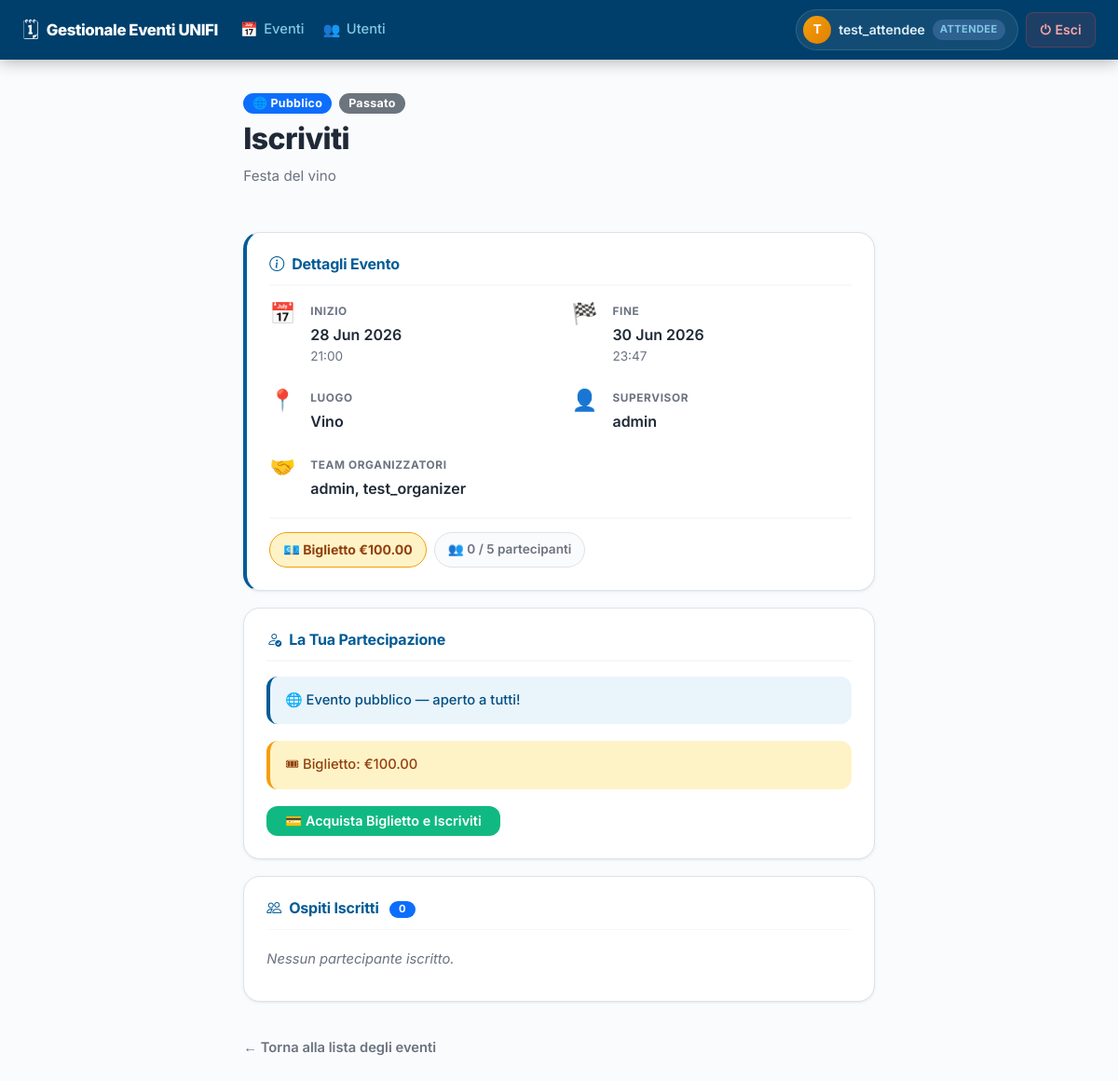
/6/ (signed in), run on an earlier commit of the app's database.
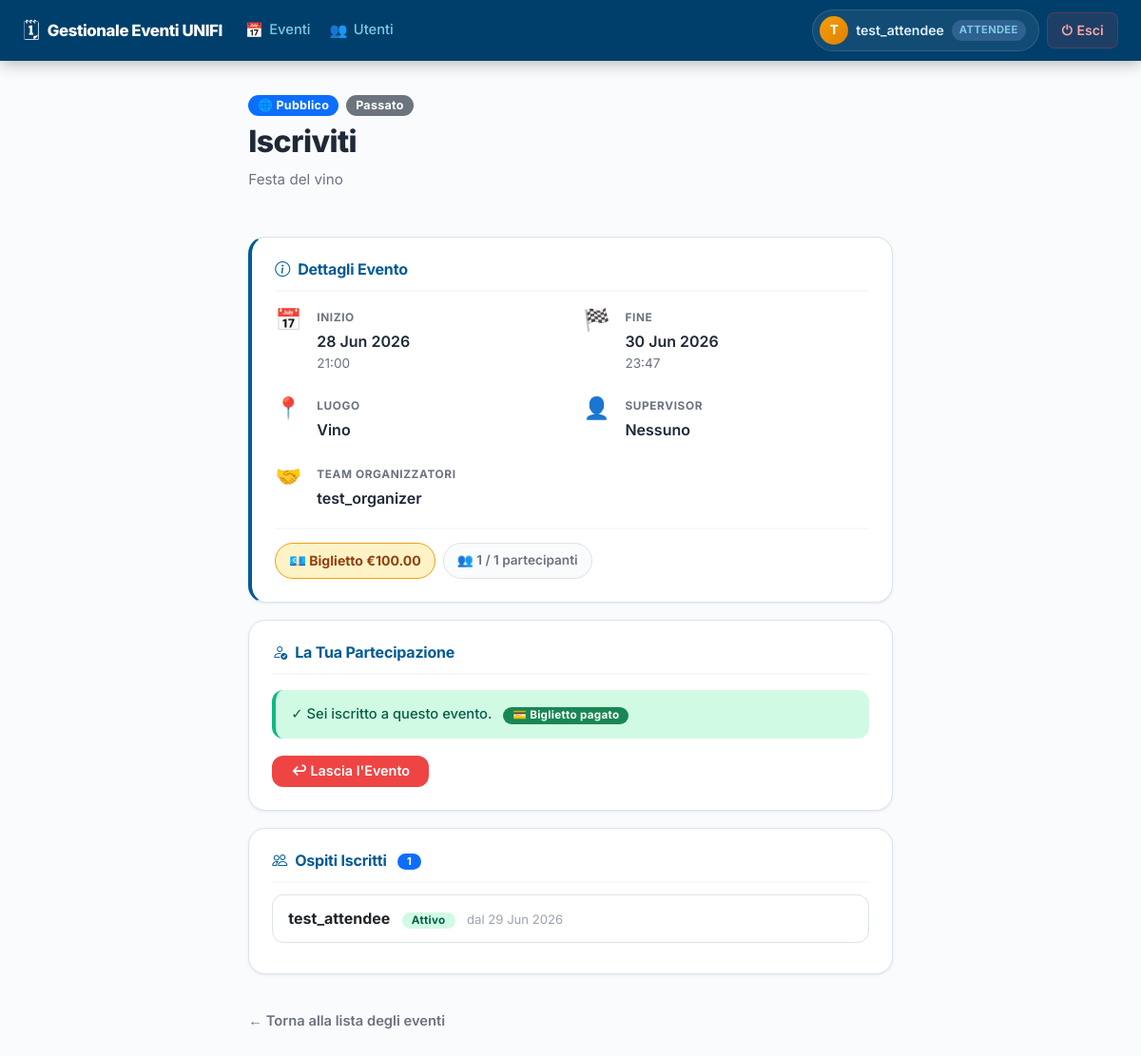
And on a later commit of the database.
### events/models.py (models this page shows, shortened)
class Event(models.Model):
    TIPO_CHOICES = [
        ('PUBLIC', 'Pubblico'),
        ('PRIVATE', 'Privato'),
    ]
    tipo = models.CharField(max_length=10, choices=TIPO_CHOICES, default='PUBLIC')
    title = models.CharField(max_length=200)
    description = models.TextField()
    date_time_start = models.DateTimeField(default=datetime.now())
    date_time_end = models.DateTimeField(default= datetime(2026, 6, 30, 23, 47, 15))
    location = models.CharField(max_length=200)
    supervisor = models.ForeignKey(
        settings.AUTH_USER_MODEL,
        on_delete=models.SET_NULL,
        null=True,
        related_name='supervised_events'
    )
    organizers = models.ManyToManyField(
        settings.AUTH_USER_MODEL,
        related_name='organized_events'
    )
    stato = models.IntegerField(default=0)
    @property
    def stato_evento(self):
        now = timezone.now()
        if self.date_time_start > now:
            return 'PROGRAMMATO'
        if self.date_time_end < now:
            return 'PASSATO'
        return 'IN_CORSO'

class PublicEvent(Event):
    ticket_price = models.DecimalField(
        max_digits=8,
        decimal_places=2,
        default=0
    )
    public_visibility = models.BooleanField(
        default=True
    )
    registration_required = models.BooleanField(
        default=True
    )
    max_participants = models.PositiveIntegerField(
        null=True,
        blank=True,
        help_text="Numero massimo di partecipanti (lasciare vuoto per illimitato)"
    )

class Registration(models.Model):
    STATO_CHOICES = [
        ('ATTIVO', 'Iscritto'),
        ('USCITO', 'Ha lasciato l\'evento'),
    ]
    user = models.ForeignKey(settings.AUTH_USER_MODEL, on_delete=models.CASCADE)
    event = models.ForeignKey(Event, on_delete=models.CASCADE)
    arrival_time = models.DateTimeField(null=True, blank=True)
    registration_date = models.DateTimeField(auto_now_add=True)
    stato = models.CharField(max_length=10, choices=STATO_CHOICES, default='ATTIVO')
    payment_status = models.CharField(
    max_length=20,
    choices=[
        ('PENDING', 'In attesa'), #Ovviamente non viene poi veramente gestito il pagamento dato
        ('PAID', 'Pagato'),
        ('REFUNDED', 'Rimborsato'),
    ],
    default='PENDING'
)

### users/models.py (models this page shows, shortened)
class CustomUser(AbstractUser):
    RUOLO_CHOICES = [
        ('ORGANIZER', 'Organizzatore'),
        ('ATTENDEE', 'Partecipante'),
    ]
    ruolo = models.CharField(max_length=20, choices=RUOLO_CHOICES, default='ATTENDEE')
    telefono = models.CharField(max_length=15, blank=True, null=True)
    organizer_attivo = models.BooleanField(default=True)

### events/views.py (the view, shortened to what this page needs)
# urls.py: path('<int:pk>/', EventDetailView.as_view(), name='dettaglio_evento'),
class EventDetailView(LoginRequiredMixin, UserPassesTestMixin, DetailView):
    model = Event
    template_name = 'events/dettaglio_evento.html'
    context_object_name = 'evento'
    def test_func(self):
        user = self.request.user
        if user.ruolo == 'ORGANIZER' or user.is_superuser:
            return True
        event = self.get_object()
        try:
            if event.publicevent.public_visibility:
                return True
        except PublicEvent.DoesNotExist:
            pass
        has_registration = Registration.objects.filter(user=user, event=event).exists()
        has_invitation = Invitation.objects.filter(invitee=user, event=event, rifiutato=False).exists()
        return has_registration or has_invitation
    def _context_per_attendee(self, event, user):
        try:
            mio_invito = Invitation.objects.get(invitee=user, event=event, rifiutato=False)
        except Invitation.DoesNotExist:
            mio_invito = None
        try:
            mia_registrazione = Registration.objects.get(user=user, event=event, stato='ATTIVO')
        except Registration.DoesNotExist:
            mia_registrazione = None
        return {
            'mio_invito': mio_invito,
            'mia_registrazione': mia_registrazione,
        }
    def get_context_data(self, **kwargs):
        context = super().get_context_data(**kwargs)
        event = self.get_object()
        user = self.request.user
        is_supervisor = (user == event.supervisor) or user.is_superuser
        context['is_supervisor'] = is_supervisor
        context['partecipanti'] = Registration.objects.filter(
            event=event, stato='ATTIVO'
        ).select_related('user')
        context['usciti'] = Registration.objects.filter(
            event=event, stato='USCITO'
        ).select_related('user')
        try:
            context['public_event'] = event.publicevent
            context['private_event'] = None
            context['modifica_url'] = reverse('modifica_evento_pubblico', kwargs={'pk': event.pk})
        except PublicEvent.DoesNotExist:
            context['public_event'] = None
            try:
                context['private_event'] = event.eventoprivato
                context['modifica_url'] = reverse('modifica_evento_privato', kwargs={'pk': event.pk})
            except EventoPrivato.DoesNotExist:
                context['private_event'] = None
                context['modifica_url'] = None
        if user.ruolo == 'ORGANIZER' or user.is_superuser:
            context['user_is_joined'] = (
                user == event.supervisor or event.organizers.filter(id=user.id).exists()
            )
            context.update(self._context_per_organizer(event, is_supervisor))
        else:
            context['user_is_joined'] = Registration.objects.filter(
                user=user, event=event, stato='ATTIVO'
            ).exists()
            context.update(self._context_per_attendee(event, user))
        return context

### events/templates/events/dettaglio_evento.html (shortened to what the changed rows need)
{% extends 'events/base.html' %}
{% load static %}
{% block content %}
<div class="container">
    <div class="row justify-content-center">
        <div class="col-12 col-lg-9 col-xl-8">
            <div class="page-header">
                <div>
                    <div class="d-flex align-items-center gap-2 mb-2 flex-wrap">
                        {% if evento.tipo == 'PUBLIC' %}
                        <span class="badge bg-primary" style="font-size:.78em; padding:5px 10px;">🌐 Pubblico</span>
                        {% else %}
                        <span class="badge" style="background:var(--color-gold);color:#fff;font-size:.78em;padding:5px 10px;">🔒 Privato</span>
                        {% endif %}
                        {% if evento.stato_evento == 'PROGRAMMATO' %}
                        <span class="badge" style="background:var(--color-primary-light);color:var(--color-primary);font-size:.78em;padding:5px 10px;">📅 Programmato</span>
                        {% elif evento.stato_evento == 'IN_CORSO' %}
                        <span class="badge bg-success" style="font-size:.78em;padding:5px 10px;">🟢 In corso</span>
                        {% else %}
                        <span class="badge bg-secondary" style="font-size:.78em;padding:5px 10px;">Passato</span>
                        {% endif %}
                    </div>
                    <h1 class="page-title">{{ evento.title }}</h1>
                    <p class="page-subtitle">{{ evento.description }}</p>
                </div>
            </div>
            {% if evento.tipo == 'PUBLIC' %}
            <div class="card" style="border-left:4px solid var(--color-primary);">
            {% else %}
            <div class="card" style="border-left:4px solid var(--color-gold);">
            {% endif %}
                <div class="row g-4">
                    <div class="col-12 col-sm-6">
                        <div class="d-flex gap-3 align-items-start">
                            <div>
                                <div style="font-size:.74rem;font-weight:700;color:var(--text-secondary);text-transform:uppercase;letter-spacing:.6px;margin-bottom:3px;">Inizio</div>
                                <div style="font-weight:600;color:var(--text-primary);">{{ evento.date_time_start|date:"d M Y" }}</div>
                                <div style="font-size:.85rem;color:var(--text-secondary);">{{ evento.date_time_start|date:"H:i" }}</div>
                            </div>
                        </div>
                    </div>
                    <div class="col-12 col-sm-6">
                        <div class="d-flex gap-3 align-items-start">
                            <div>
                                <div style="font-size:.74rem;font-weight:700;color:var(--text-secondary);text-transform:uppercase;letter-spacing:.6px;margin-bottom:3px;">Fine</div>
                                <div style="font-weight:600;color:var(--text-primary);">{{ evento.date_time_end|date:"d M Y" }}</div>
                                <div style="font-size:.85rem;color:var(--text-secondary);">{{ evento.date_time_end|date:"H:i" }}</div>
                            </div>
                        </div>
                    </div>
                    <div class="col-12 col-sm-6">
                        <div class="d-flex gap-3 align-items-start">
                            <div>
                                <div style="font-size:.74rem;font-weight:700;color:var(--text-secondary);text-transform:uppercase;letter-spacing:.6px;margin-bottom:3px;">Luogo</div>
                                {% if private_event and private_event.secret_location and request.user.ruolo == 'ATTENDEE' and not mia_registrazione %}
                                <div style="color:var(--text-muted);font-style:italic;">🔒 Rivelato dopo l'iscrizione</div>
                                {% else %}
                                <div style="font-weight:600;color:var(--text-primary);">{{ evento.location }}</div>
                                {% endif %}
                            </div>
                        </div>
                    </div>
                    <div class="col-12 col-sm-6">
                        <div class="d-flex gap-3 align-items-start">
                            <div>
                                <div style="font-size:.74rem;font-weight:700;color:var(--text-secondary);text-transform:uppercase;letter-spacing:.6px;margin-bottom:3px;">Supervisor</div>
                                <div style="font-weight:600;color:var(--text-primary);">
                                    {% if evento.supervisor %}{{ evento.supervisor.username }}{% else %}Nessuno{% endif %}
                                </div>
                            </div>
                        </div>
                    </div>
                    <div class="col-12">
                        <div class="d-flex gap-3 align-items-start">
                            <div>
                                <div style="font-size:.74rem;font-weight:700;color:var(--text-secondary);text-transform:uppercase;letter-spacing:.6px;margin-bottom:3px;">Team Organizzatori</div>
                                <div style="font-weight:600;color:var(--text-primary);">
                                    {% for org in evento.organizers.all %}{{ org.username }}{% if not forloop.last %}, {% endif %}{% empty %}<span style="font-style:italic;color:var(--text-muted);">Nessuno</span>{% endfor %}
                                </div>
                            </div>
                        </div>
                    </div>
                </div>
                {% if public_event %}
                <div class="d-flex flex-wrap gap-2 align-items-center">
                    {% if public_event.ticket_price > 0 %}
                    <span style="background:var(--color-gold-light);color:#92400E;font-weight:700;font-size:.88rem;padding:7px 14px;border-radius:999px;border:1px solid var(--color-gold);">
                        💶 Biglietto €{{ public_event.ticket_price }}
                    </span>
                    {% else %}
                    <span style="background:var(--color-success-light);color:#065F46;font-weight:700;font-size:.88rem;padding:7px 14px;border-radius:999px;border:1px solid var(--color-success);">
                        ✓ Ingresso Gratuito
                    </span>
                    {% endif %}
                    {% if public_event.max_participants %}
                    <span style="background:var(--bg-body);color:var(--text-secondary);font-weight:600;font-size:.85rem;padding:7px 14px;border-radius:999px;border:1px solid var(--border-color);">
                        👥 {{ partecipanti|length }} / {{ public_event.max_participants }} partecipanti
                    </span>
                    {% endif %}
                </div>
                {% endif %}
            </div>
            <div class="card">
                <div class="d-flex flex-column gap-2">
                    {% if request.user.ruolo == 'ATTENDEE' %}
                    {% if mia_registrazione %}
                    <div class="info-box info-box-success">
                        ✓ Sei iscritto a questo evento.
                        {% if mia_registrazione.payment_status == 'PAID' and public_event and public_event.ticket_price > 0 %}
                        <span class="badge bg-success ms-2">💳 Biglietto pagato</span>
                        {% endif %}
                    </div>
                    <form action="{% url 'lascia_evento' evento.pk %}" method="post">
                        <button type="submit" class="btn btn-danger">↩ Lascia l'Evento</button>
                    </form>
                    {% elif public_event and public_event.public_visibility %}
                    <div class="info-box info-box-info">🌐 Evento pubblico — aperto a tutti!</div>
                    {% if public_event.ticket_price > 0 %}
                    <div class="info-box info-box-warning">🎟 Biglietto: €{{ public_event.ticket_price }}</div>
                    {% endif %}
                    <form action="{% url 'unisciti_evento' evento.pk %}" method="post">
                        {% if public_event.ticket_price > 0 %}
                        <button type="submit" class="btn btn-success">💳 Acquista Biglietto e Iscriviti</button>
                        {% else %}
                        <button type="submit" class="btn btn-success">✓ Iscriviti Gratuitamente</button>
                        {% endif %}
                    </form>
                    {% else %}
                    <div class="info-box info-box-warning">⚠ Non hai un invito attivo per questo evento.</div>
                    {% endif %}
                    {% endif %}
                </div>
            </div>
            <div class="card">
                <h3 class="section-title mt-0" style="color:var(--color-primary);">
                    <i class="bi bi-people me-2"></i>Ospiti Iscritti
                    <span class="badge bg-primary ms-2" style="font-size:.7em;vertical-align:middle;">{{ partecipanti|length }}</span>
                </h3>
                <ul class="list-unstyled m-0">
                    {% for reg in partecipanti %}
                    <li class="list-item">
                        <span>
                            <strong>{{ reg.user.username }}</strong>
                            <span class="badge badge-attivo ms-2">Attivo</span>
                            <span class="ms-2" style="font-size:.82em; color:var(--text-muted);">
                                dal {{ reg.registration_date|date:"d M Y" }}
                            </span>
                        </span>
                    </li>
                    {% empty %}
                    <li style="color:var(--text-secondary); font-style:italic; font-size:.92rem; padding:8px 0;">
                        Nessun partecipante iscritto.
                    </li>
                    {% endfor %}
                </ul>
            </div>
        </div>
    </div>
</div>
{% endblock %}

What changed in the data, as far as the page shows it:
removed CustomUser: username "admin"
changed Event "Iscriviti": supervisor.username "admin" → (not shown)
changed PublicEvent: max_participants "5" → "1"; ticket_price "100.00" → (not shown)
added Registration: user.username "test_attendee", registration_date "29 Jun 2026"
Also different on the page:
{{ partecipanti|length }}: "0" → "1"
text no longer shown: "🌐 Evento pubblico — aperto a tutti! 🎟 Biglietto: € 💳 Acquista Biglietto e Iscriviti Nessun partecipante iscritto."
text now shown: "Nessuno ✓ Sei iscritto a questo evento. 💳 Biglietto pagato ↩ Lascia l'Evento"
